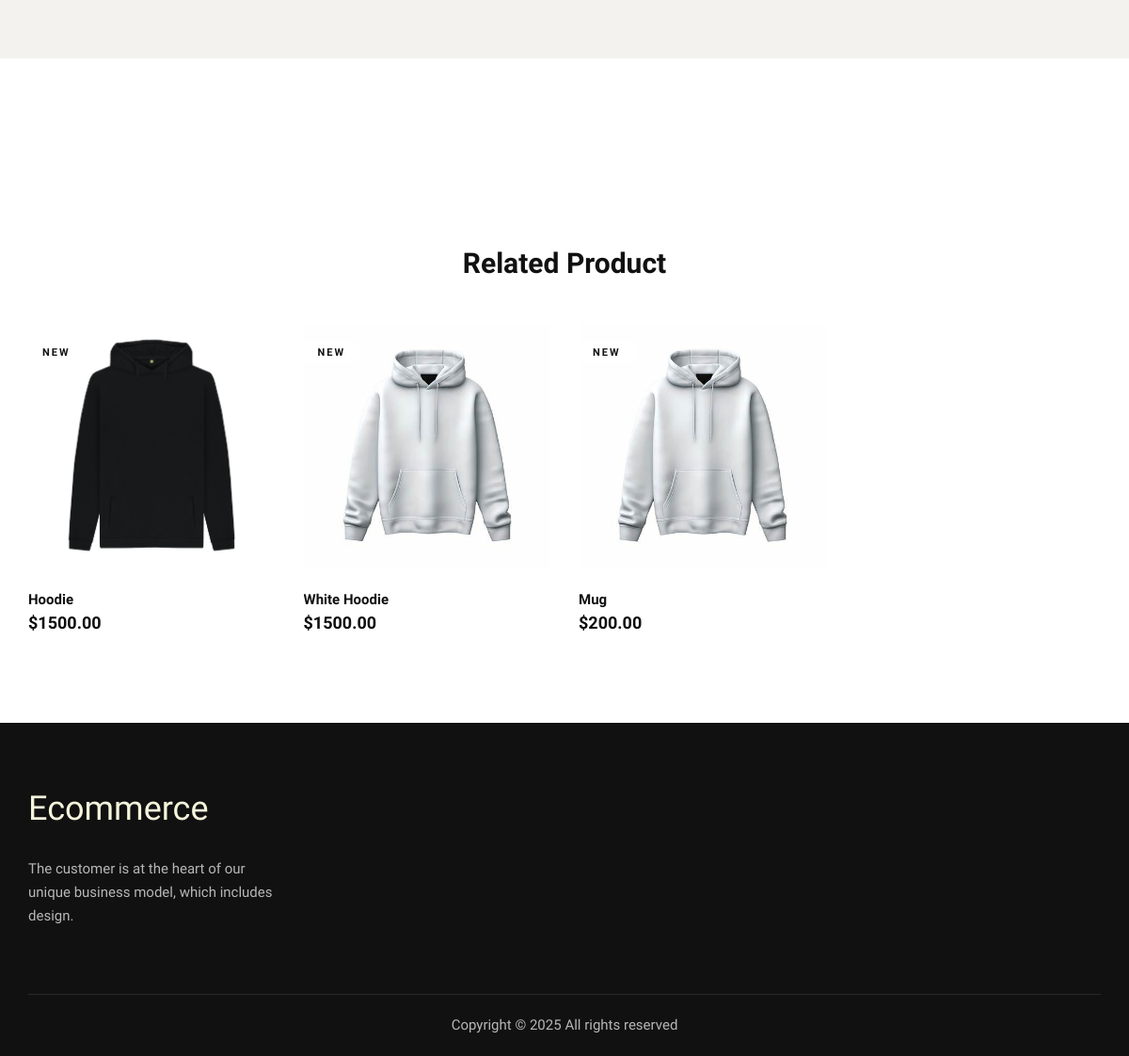
/product/9/ (lower part), run on an earlier commit of the app's database.
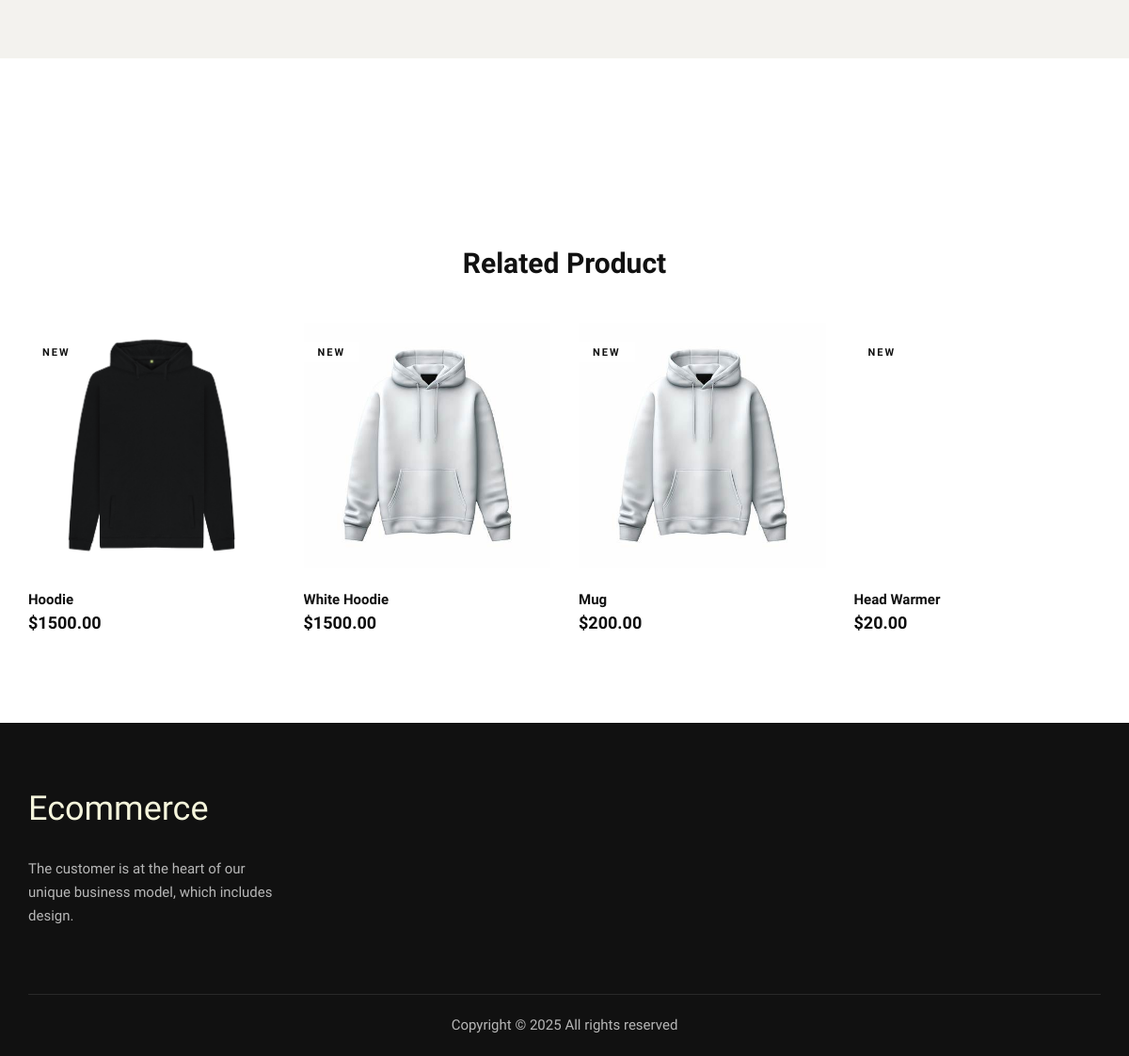
And on a later commit of the database.
### products/models.py (models this page shows, shortened)
class Product(models.Model):
    name = models.CharField(max_length=255)
    description = models.TextField(null=True)
    price = models.DecimalField(max_digits=10, decimal_places=2)
    category = models.ForeignKey(Category, on_delete=models.CASCADE)
    customizable = models.BooleanField(default=True)
    image = models.ImageField(upload_to='images/')
    customizable_image = models.ImageField(upload_to='images/', null=True)
    stock = models.PositiveBigIntegerField()

### products/views.py (the view)
# urls.py: path('product/<int:id>/', views.product_detail, name='product'),
def product_detail(request, id):
    product = Product.objects.get(id=id)
    category = Product.objects.filter(category=product.category)
    return render(request, 'shop-details.html', context={'product': product, 'categories': category})

### products/models.py (called while the page is built)
    def __str__(self):
        return self.name

### products/templates/shop-details.html (shortened to what this page needs)
{% extends 'base/base.html' %}
{% load static %}
{% block base %}
    <section class="shop-details">
        <div class="product__details__pic">
    </section>
    <section class="related spad">
        <div class="container">
            <div class="row">
                <div class="col-lg-12">
                    <h3 class="related-title">Related Product</h3>
                </div>
            </div>
            <div class="row">
                {% for category in categories %}
                <div class="col-lg-3 col-md-6 col-sm-6 col-md-6 col-sm-6 mix new-arrivals">
                    <a href="{% url 'product'  category.id  %}">
                    <div class="product__item">
                        <div class="product__item__pic set-bg" data-setbg="{{ category.image.url }}">
                            <span class="label">New</span>
                        </div>
                        <div class="product__item__text">
                            <h6>{{ category.name }}</h6>
                            <h5>${{ category.price }}</h5>
                        </div>
                    </div>
                </a>
            </div>
            {% endfor %}
        </div>
    </section>
{% endblock base %}

What changed in the data, as far as the page shows it:
added Product: name "Head Warmer", price "20.00"
